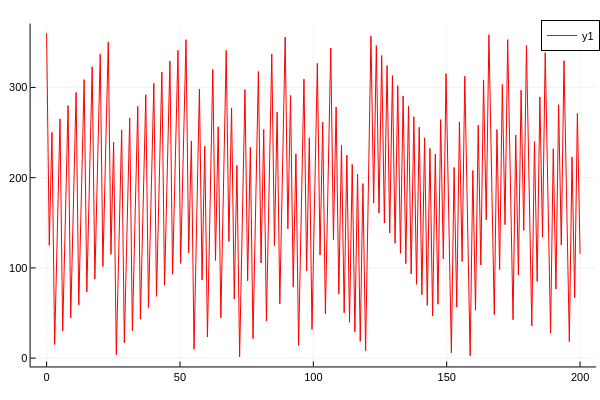

The code cell stored with this chart in its notebook:
### Code cell
plot(tsamp,broadcast.(rad2deg,ν_soln1[1,:]),color=:red)#,label=permutedims(mylabel1),ls=:dot, linewidth=2)

### Figure 1 — Plotly figure (JSON) as saved in the notebook; plotly's stock layout.template omitted (floating-point values rounded to 4 significant figures; data arrays with more than 128 entries replaced by an {"elided": "..."} marker saying what was removed)
{"data": [{"colorbar": {"title": ""}, "legendgroup": "y1", "line": {"color": "rgba(255, 0, 0, 1.000)", "dash": "solid", "shape": "linear", "width": 1}, "mode": "lines", "name": "y1", "showlegend": true, "type": "scatter", "x": {"elided": "200 float values"}, "xaxis": "x", "y": {"elided": "200 float values"}, "yaxis": "y", "zmax": null, "zmin": null}], "layout": {"annotations": [], "height": 400, "legend": {"bgcolor": "rgba(255, 255, 255, 1.000)", "bordercolor": "rgba(0, 0, 0, 1.000)", "borderwidth": 1, "font": {"color": "rgba(0, 0, 0, 1.000)", "family": "sans-serif", "size": 11}, "title": {"font": {"color": "rgba(0, 0, 0, 1.000)", "family": "sans-serif", "size": 15}, "text": ""}, "tracegroupgap": 0, "traceorder": "normal", "x": 1, "xanchor": "auto", "y": 1, "yanchor": "auto"}, "margin": {"b": 20, "l": 0, "r": 0, "t": 20}, "paper_bgcolor": "rgba(255, 255, 255, 1.000)", "plot_bgcolor": "rgba(255, 255, 255, 1.000)", "showlegend": true, "width": 600, "xaxis": {"anchor": "y", "domain": [0.05101, 0.9934], "gridcolor": "rgba(0, 0, 0, 0.100)", "gridwidth": 0.5, "linecolor": "rgba(0, 0, 0, 1.000)", "mirror": false, "range": [-6, 206], "showgrid": true, "showline": true, "showticklabels": true, "tickangle": 0, "tickcolor": "rgb(0, 0, 0)", "tickfont": {"color": "rgba(0, 0, 0, 1.000)", "family": "sans-serif", "size": 11}, "tickmode": "array", "ticks": "inside", "ticktext": ["0", "50", "100", "150", "200"], "tickvals": [0, 50, 100, 150, 200], "title": "", "titlefont": {"color": "rgba(0, 0, 0, 1.000)", "family": "sans-serif", "size": 15}, "type": "-", "visible": true, "zeroline": false, "zerolinecolor": "rgba(0, 0, 0, 1.000)"}, "yaxis": {"anchor": "x", "domain": [0.03762, 0.9902], "gridcolor": "rgba(0, 0, 0, 0.100)", "gridwidth": 0.5, "linecolor": "rgba(0, 0, 0, 1.000)", "mirror": false, "range": [-9.211, 370.8], "showgrid": true, "showline": true, "showticklabels": true, "tickangle": 0, "tickcolor": "rgb(0, 0, 0)", "tickfont": {"color": "rgba(0, 0, 0, 1.000)", "family": "sans-serif", "size": 11}, "tickmode": "array", "ticks": "inside", "ticktext": ["0", "100", "200", "300"], "tickvals": [0, 100, 200, 300], "title": "", "titlefont": {"color": "rgba(0, 0, 0, 1.000)", "family": "sans-serif", "size": 15}, "type": "-", "visible": true, "zeroline": false, "zerolinecolor": "rgba(0, 0, 0, 1.000)"}}}
